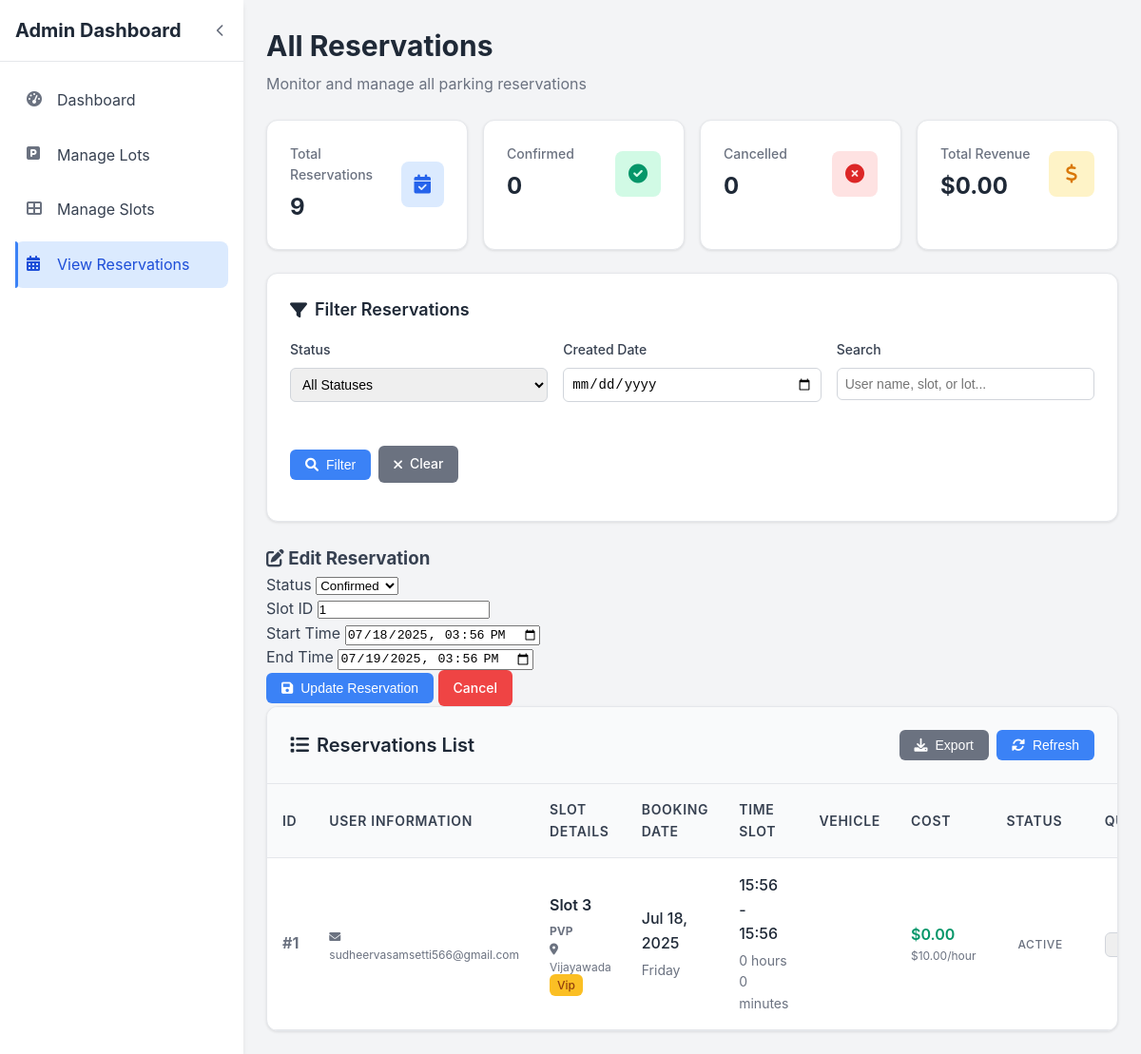
Screenshot of /view_reservations.php?edit=1 with the database file from the repository.
### tables this page shows
CREATE TABLE `reservations` (
  `id` int(11) NOT NULL,
  `user_id` int(11) DEFAULT NULL,
  `slot_id` int(11) DEFAULT NULL,
  `start_time` datetime DEFAULT NULL,
  `end_time` datetime DEFAULT NULL,
  `status` enum('active','completed','cancelled') DEFAULT 'active',
  `vehicle_id` int(11) DEFAULT NULL,
  `booking_date` date DEFAULT NULL,
  `vehicle_number` varchar(20) DEFAULT NULL,
  `total_cost` decimal(10,2) DEFAULT 0.00,
  `created_at` datetime DEFAULT current_timestamp()
);

CREATE TABLE `users` (
  `id` int(11) NOT NULL,
  `full_name` varchar(100) DEFAULT NULL,
  `name` varchar(100) DEFAULT NULL,
  `email` varchar(100) DEFAULT NULL,
  `password` varchar(255) DEFAULT NULL,
  `role` enum('user','admin') DEFAULT 'user',
  `created_at` timestamp NOT NULL DEFAULT current_timestamp(),
  `wallet_balance` decimal(10,2) DEFAULT 0.00,
  `phone` varchar(20) DEFAULT NULL,
  `address` varchar(255) DEFAULT NULL,
  `dob` date DEFAULT NULL,
  `member_since` date DEFAULT NULL
);

CREATE TABLE `slots` (
  `id` int(11) NOT NULL,
  `lot_id` int(11) DEFAULT NULL,
  `slot_number` varchar(50) DEFAULT NULL,
  `status` enum('available','booked') DEFAULT 'available',
  `slot_type` varchar(50) DEFAULT 'Regular'
);

CREATE TABLE `parking_lots` (
  `id` int(11) NOT NULL,
  `lot_name` varchar(100) DEFAULT NULL,
  `location` varchar(255) DEFAULT NULL,
  `price_per_hour` decimal(10,2) DEFAULT 0.00
);

### view_reservations.php (the view, shortened to what the rows shown need)
<?php
require '../config/db.php';
$edit_reservation = null;
if (isset($_GET['edit'])) {
    $edit_id = intval($_GET['edit']);
    $res = $conn->query("SELECT * FROM reservations WHERE id = $edit_id");
    if ($res && $res->num_rows > 0) {
        $edit_reservation = $res->fetch_assoc();
    }
}
$where_conditions = [];
$params = [];
$param_types = '';
$where_clause = !empty($where_conditions) ? 'WHERE ' . implode(' AND ', $where_conditions) : '';
$query = "SELECT r.*, u.full_name as user_name, u.email, u.phone,
                 s.slot_number, s.slot_type,
                 pl.lot_name, pl.location, pl.price_per_hour
          FROM reservations r
          JOIN users u ON r.user_id = u.id
          JOIN slots s ON r.slot_id = s.id
          JOIN parking_lots pl ON s.lot_id = pl.id
          $where_clause
          ORDER BY r.id DESC, r.start_time DESC";
if (!empty($params)) {
    $stmt = $conn->prepare($query);
    $stmt->bind_param($param_types, ...$params);
    $stmt->execute();
    $res = $stmt->get_result();
} else {
    $res = $conn->query($query);
}
?>
<!DOCTYPE html>
<html lang="en">
<head>
    <link href="https://cdnjs.cloudflare.com/ajax/libs/font-awesome/6.0.0/css/all.min.css" rel="stylesheet">
</head>
<body>
    <div class="dashboard-container">
        <aside class="sidebar" id="sidebar">
            <div class="sidebar-header">
                <h1 class="sidebar-title" id="sidebarTitle">Admin Dashboard</h1>
            </div>
        </aside>
        <main class="main-content">
            <div class="content-header">
                <h2 class="page-title">All Reservations</h2>
            </div>
            <?php if ($edit_reservation): ?>
                <div class="form-container">
                    <h3 class="form-title"><i class="fas fa-edit"></i> Edit Reservation</h3>
                    <form method="post">
                        <div class="form-group">
                            <label>Status</label>
                            <select name="status" class="form-select">
                                <option value="confirmed" <?php if ($edit_reservation['status'] == 'confirmed') echo 'selected'; ?>>Confirmed</option>
                            </select>
                        </div>
                        <div class="form-group">
                            <label>Slot ID</label>
                            <input type="number" name="slot_id" class="form-input" value="<?php echo htmlspecialchars($edit_reservation['slot_id']); ?>">
                        </div>
                        <div class="form-group">
                            <label>Start Time</label>
                            <input type="datetime-local" name="start_time" class="form-input" value="<?php echo date('Y-m-d\TH:i', strtotime($edit_reservation['start_time'])); ?>">
                        </div>
                        <div class="form-group">
                            <label>End Time</label>
                            <input type="datetime-local" name="end_time" class="form-input" value="<?php echo date('Y-m-d\TH:i', strtotime($edit_reservation['end_time'])); ?>">
                        </div>
                        <button type="submit" name="update_reservation" class="btn btn-primary">
                            <i class="fas fa-save"></i> Update Reservation
                        </button>
                        <a href="view_reservations.php" class="btn btn-danger">Cancel</a>
                    </form>
                </div>
            <?php endif; ?>
            <div class="table-container">
                <?php if ($res && $res->num_rows > 0): ?>
                    <div class="table-wrapper">
                        <table class="table">
                            <thead>
                                <tr>
                                    <th>ID</th>
                                    <th>User Information</th>
                                    <th>Slot Details</th>
                                    <th>Booking Date</th>
                                    <th>Time Slot</th>
                                    <th>Vehicle</th>
                                    <th>Cost</th>
                                    <th>Status</th>
                                    <th>Quick Update</th>
                                </tr>
                            </thead>
                            <tbody>
                                <?php while ($r = $res->fetch_assoc()): ?>
                                    <tr>
                                        <td>
                                            <strong>#<?php echo $r['id']; ?></strong>
                                        </td>
                                        <td>
                                            <div class="user-info">
                                                <div class="user-contact">
                                                    <i class="fas fa-envelope"></i> <?php echo htmlspecialchars($r['email']); ?><br>
                                                </div>
                                            </div>
                                        </td>
                                        <td>
                                            <div class="slot-info">
                                                <div class="slot-number">Slot <?php echo htmlspecialchars($r['slot_number']); ?></div>
                                                <div class="slot-details">
                                                    <strong><?php echo htmlspecialchars($r['lot_name']); ?></strong><br>
                                                    <i class="fas fa-map-marker-alt"></i> <?php echo htmlspecialchars($r['location']); ?><br>
                                                    <span class="type-badge <?php echo ($r['slot_type'] == 'vip' || $r['slot_type'] == 'disabled' || $r['slot_type'] == 'electric') ? 'type-' . $r['slot_type'] : ''; ?>">
                                                        <?php echo ucfirst(str_replace('_', ' ', $r['slot_type'])); ?>
                                                    </span>
                                                </div>
                                            </div>
                                        </td>
                                        <td>
                                            <div class="date-time">
                                                <div class="date">
                                                    <?php echo date('M d, Y', strtotime($r['created_at'])); ?>
                                                </div>
                                                <div class="time">
                                                    <?php echo date('l', strtotime($r['created_at'])); ?>
                                                </div>
                                            </div>
                                        </td>
                                        <td>
                                            <div class="date-time">
                                                <div class="date">
                                                    <?php echo date('H:i', strtotime($r['start_time'])); ?> -
                                                    <?php echo date('H:i', strtotime($r['end_time'])); ?>
                                                </div>
                                                <div class="time">
                                                    <?php
                                                    $start = new DateTime($r['start_time']);
                                                    $end = new DateTime($r['end_time']);
                                                    $duration = $start->diff($end);
                                                    echo $duration->format('%h hours %i minutes');
                                                    ?>
                                                </div>
                                            </div>
                                        </td>
                                        <td>
                                        </td>
                                        <td>
                                            <div class="cost-display">
                                                $<?php echo number_format($r['total_cost'], 2); ?>
                                            </div>
                                            <div style="font-size: 0.75rem; color: #6b7280;">
                                                $<?php echo number_format($r['price_per_hour'], 2); ?>/hour
                                            </div>
                                        </td>
                                        <td>
                                            <span class="status-badge status-<?php echo $r['status']; ?>">
                                                <?php echo ucfirst($r['status']); ?>
                                            </span>
                                        </td>
                                        <td>
                                            <form method="post" class="status-update-form">
                                                <select name="new_status" class="status-select" onchange="this.form.submit()">
                                                    <option value="confirmed" <?php echo ($r['status'] == 'confirmed') ? 'selected' : ''; ?>>Confirmed</option>
                                                </select>
                                            </form>
                                        </td>
                                    </tr>
                                <?php endwhile; ?>
                            </tbody>
                        </table>
                    </div>
                <?php endif; ?>
            </div>
        </main>
    </div>
</body>
</html>

### rows the page displays
reservations: slot_id "1", start_time "07/18/2025 15:56", end_time "07/19/2025 15:56", id "1", user.email "sudheervasamsetti566@gmail.com", slot.slot_number "3", parking_lots.lot_name "PVP", parking_lots.location "Vijayawada", slot.slot_type "Vip", created_at "Jul 18, 2025", created_at "Friday", start_time "15:56", end_time "15:56", $duration->format('%h hours %i minutes') "0 hours 0 minutes", total_cost "0.00", parking_lots.price_per_hour "10.00", status "ACTIVE"

### other values shown
$stats['total_reservations'] "9"
$stats['confirmed_reservations'] "0"
$stats['cancelled_reservations'] "0"
$stats['total_revenue'] "0.00"
